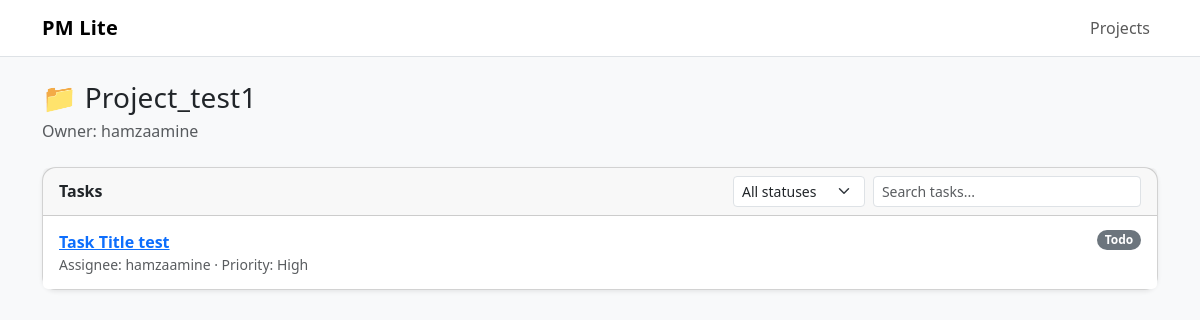
The app's page /projects/1/, older data.
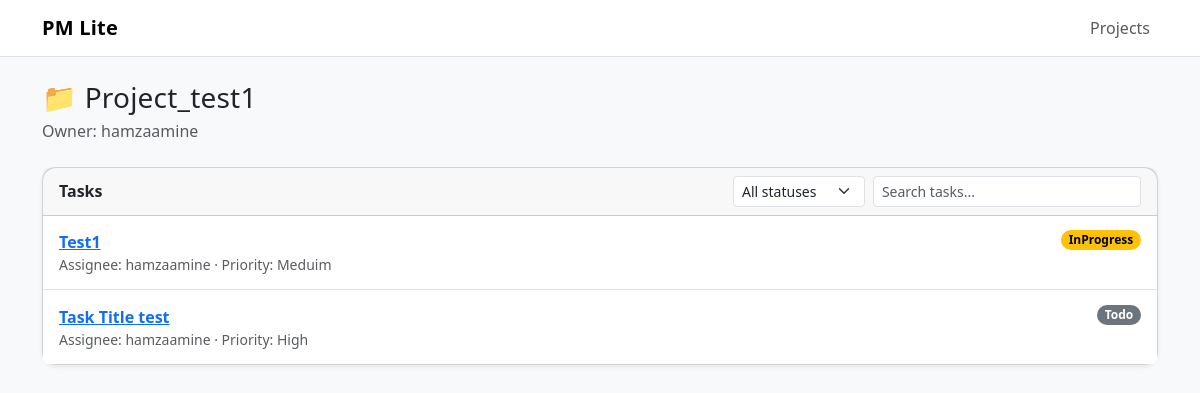
The same page, newer data.
### core/models.py (models this page shows, shortened)
class Project(models.Model):
    name = models.CharField(max_length=200)
    description = models.TextField(blank=True, null=True)
    owner = models.ForeignKey(User, on_delete=models.CASCADE, related_name='Owned_projects')
    created_at = models.DateTimeField(auto_now_add=True)

class Task(models.Model):
    status_choice = [ ("TODO", "Todo"),("INPROGRESS", "InProgress"),("DONE", "Done"),]
    priority_choice = [ ("LOW", "low"),("MEDUIM", "Meduim"),("HIGH", "High"),]
    project = models.ForeignKey(Project, on_delete=models.CASCADE)
    title = models.CharField(max_length=200)
    description = models.TextField(blank=True, null=True)
    status = models.CharField(max_length=10, choices=status_choice, default='TODO')
    priority = models.CharField(max_length=10, choices=priority_choice, default='LOW')
    due_date = models.DateTimeField(blank=True, null=True)
    assignee = models.ForeignKey(User, on_delete=models.SET_NULL, null=True, blank=True, related_name='assigned_tasks')
    created_by = models.ForeignKey(User, on_delete=models.CASCADE, related_name='created_tasks')
    updated_at = models.DateTimeField(auto_now=True)
    created_at = models.DateField(auto_created=True)

### core/views.py (the view)
# urls.py: path('projects/<int:pk>/', views.project_detail, name='project_detail'),
def project_detail(request, pk):
    project = get_object_or_404(Project.objects.select_related('owner'), pk=pk)
    tasks = (
        Task.objects.filter(project=project)
        .select_related('assignee', 'created_by')
        .order_by('-updated_at')
    )
    return render(request, "core/project_detail.html", {"project": project, "tasks": tasks})

### core/templates/core/project_detail.html (shortened to what this page needs)
{% extends "core/base.html" %}
{% block content %}
<div class="mb-4">
  <h1 class="h3 mb-1">📁 {{ project.name }}</h1>
  <p class="text-muted mb-0">Owner: {{ project.owner.username }}</p>
</div>
<div class="card shadow-sm">
  <div class="card-header d-flex flex-wrap gap-2 align-items-center">
    <strong>Tasks</strong>
    <div class="ms-auto d-flex gap-2">
      <select id="statusFilter" class="form-select form-select-sm" style="width: 180px;">
        <option value="">All statuses</option>
      </select>
      <input id="taskSearch" type="search" class="form-control form-control-sm" placeholder="Search tasks...">
    </div>
  </div>
  <ul id="taskList" class="list-group list-group-flush">
    {% for t in tasks %}
      <li class="list-group-item d-flex justify-content-between align-items-start task-item"
          data-status="{{ t.status|default_if_none:'' }}"
          data-title="{{ t.title|lower }}">
        <div>
          <a class="fw-semibold" href="{% url 'task_detail' t.id %}">{{ t.title }}</a>
          <div class="small text-muted">
            Assignee: {{ t.assignee.username|default:"—" }} · Priority: {{ t.get_priority_display }}
          </div>
        </div>
        <span class="badge rounded-pill
          {% if t.status == 'DONE' %}text-bg-success
          {% elif t.status == 'INPROGRESS' %}text-bg-warning
          {% else %}text-bg-secondary{% endif %}">
          {{ t.get_status_display }}
        </span>
      </li>
    {% empty %}
      <li class="list-group-item text-muted">No tasks for this project yet.</li>
    {% endfor %}
  </ul>
</div>
{% endblock %}

### core/templates/core/base.html (shortened to what this page needs)
{% load static %}
<!DOCTYPE html>
<html lang="en">
<head>
  <link href="https://cdn.jsdelivr.net/npm/bootstrap@5.3.3/dist/css/bootstrap.min.css" rel="stylesheet">
  <link rel="stylesheet" href="{% static 'css/style.css' %}">
</head>
<body class="bg-light">
  <nav class="navbar navbar-expand-lg bg-white border-bottom">
    <div class="container">
      <a class="navbar-brand fw-bold" href="{% url 'home' %}">PM Lite</a>
      <div class="navbar-nav ms-auto">
        <a class="nav-link" href="{% url 'project_page' %}">Projects</a>
      </div>
    </div>
  </nav>
  <main class="container py-4">
    {% block content %}{% endblock %}
  </main>
</body>
</html>

### core/static/css/style.css (style rules this page uses)
body { font-size: 16px; }
.navbar .navbar-brand { letter-spacing: .2px; }
.card { border-radius: 14px; }
.list-group-item { padding: .9rem 1rem; }
.badge { font-weight: 600; }
h1, .h1, .h3 { letter-spacing: .2px; }

Row changes from the older to the newer data that the page shows:
added Task: title "Test1", assignee.username "hamzaamine", priority "Meduim", status "InProgress"
